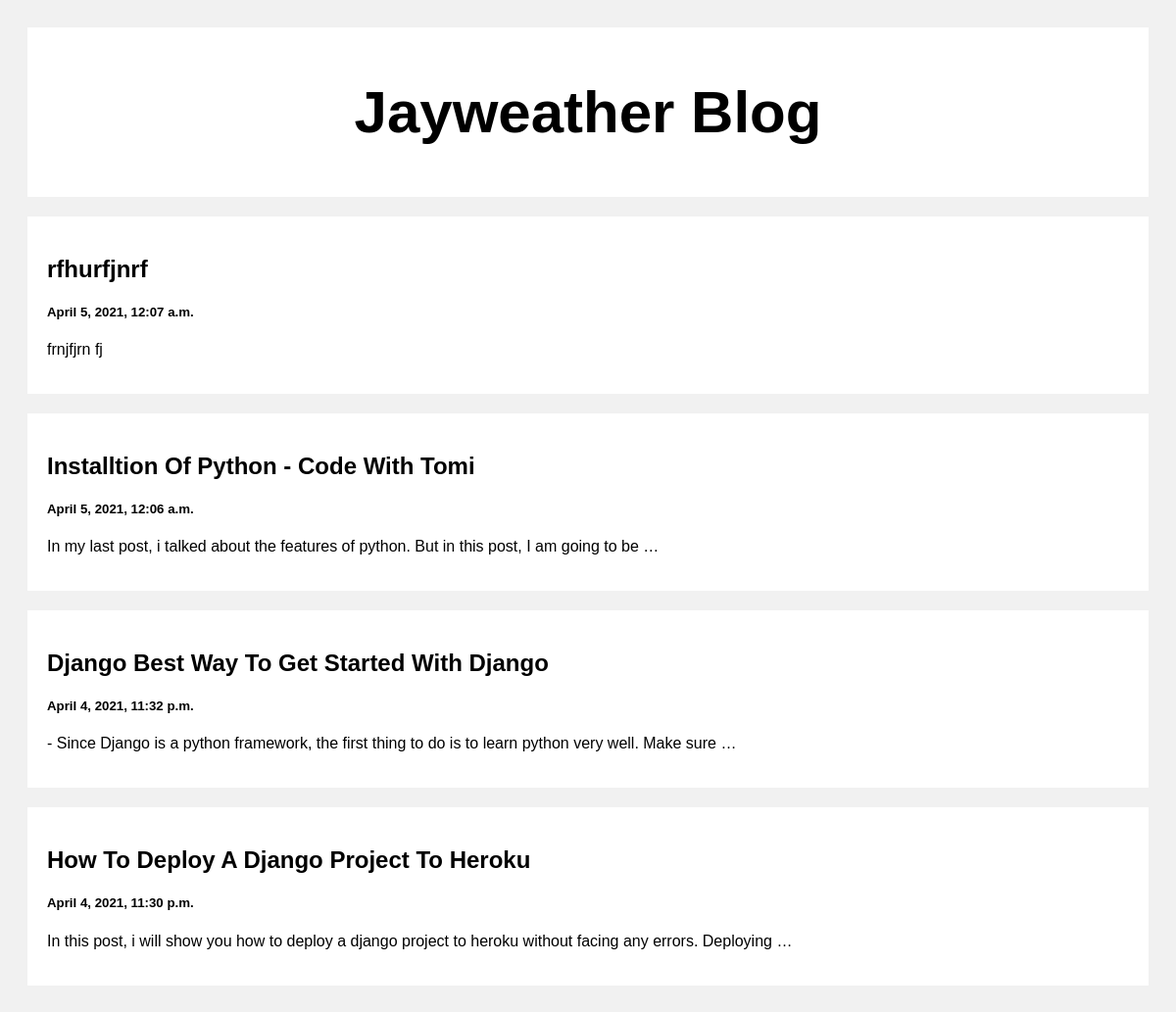
The page / on the database its author committed.
### posts/models.py (models this page shows)
class Post(models.Model):
    title = models.CharField(max_length=100)
    body = models.CharField(max_length=1000000)
    created_at = models.DateTimeField(default=datetime.now, blank=True)

### posts/views.py (the view)
# urls.py: path('', views.index, name='index'),
def index(request):
    posts = Post.objects.all()
    return render(request, 'index.html', {'posts': posts})

### templates/index.html (shortened to what this page needs)
<!DOCTYPE html>
<html>
<head>
</head>
<body>
<div class="header">
  <h2>Jayweather Blog</h2>
</div>
<div class="row">
  <div class="leftcolumn">
    {% for post in posts reversed %}
    <div class="card">
      <a style="text-decoration: none; color: black;" href="/post/{{post.id}}">
        <h2>{{post.title}}</h2>
        <h5>{{post.created_at}}</h5>
        <p>{{post.body|truncatewords:20}}</p>
      </a>
    </div>
    {% endfor %}
  </div>
</div>
</body>
</html>

### templates/index.html (style rules this page uses)
* { box-sizing: border-box; }
body { font-family: Arial; padding: 20px; background: #f1f1f1; }
.header { padding: 2px; font-size: 40px; text-align: center; background: white; }
.leftcolumn { float: left; width: 100%; }
.card { background-color: white; padding: 20px; margin-top: 20px; }
.row:after { content: ""; display: table; clear: both; }

### rows shown on the page
Post: title "rfhurfjnrf", created_at "April 5, 2021, 12:07 a.m.", body "frnjfjrn fj"
Post: title "Installtion Of Python - Code With Tomi", created_at "April 5, 2021, 12:06 a.m.", body "In my last post, i talked about the features of python. But in this post, I am going to be …"
Post: title "Django Best Way To Get Started With Django", created_at "April 4, 2021, 11:32 p.m.", body "- Since Django is a python framework, the first thing to do is to learn python very well. Make sure …"
Post: title "How To Deploy A Django Project To Heroku", created_at "April 4, 2021, 11:30 p.m.", body "In this post, i will show you how to deploy a django project to heroku without facing any errors. Deploying …"
